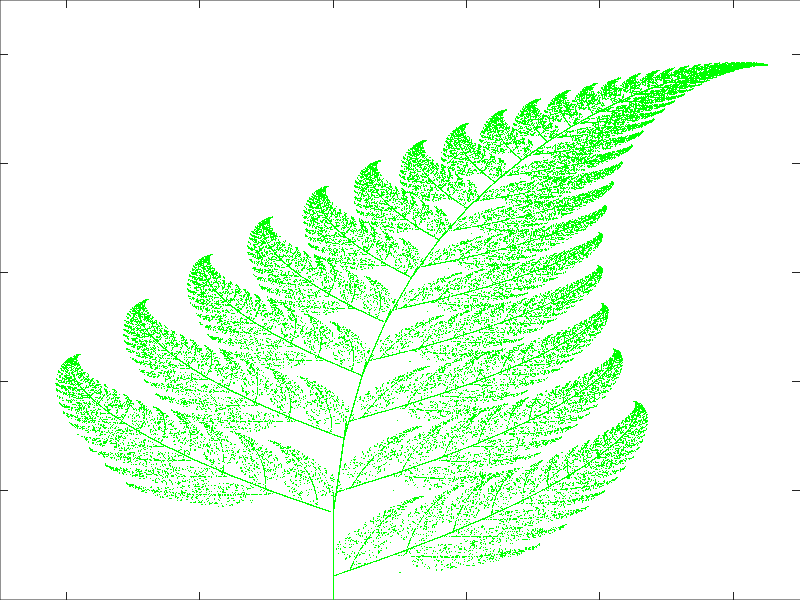

MATLAB code to generate this figure:
% Program_6c - An Iterated Function System.
% Chapter 6 - Fractals and Multifractals.
% Copyright Springer 2014. Stephen Lynch.

% Barnsley's fern (Figure 6.7).
function Program_6c(~)
% This function plots Barnsley's fern with N points.
% The transformations are in the form
% T(x,y) = (a*x+b*y+c, d*x+e*y+f). 
echo on
N=100000;
close all
P=zeros(N,2);
P(1,:)=[0.5,0.5];  

% The main loop where the iterations are performed.
for k=1:N-1
	r=rand;
	if r<.05;
		P(k+1,:)=T(P(k,:),0,0,0,0,.2,0);
	elseif r<.86;
		P(k+1,:)=T(P(k,:),.85,.05,0,-.04,.85,1.6);
	elseif r<.93;
		P(k+1,:)=T(P(k,:),.2,-.26,0,.23,.22,1.6);
	else
		P(k+1,:)=T(P(k,:),-.15,.28,0,.26,.24,.44);
	end
end

plot(P(:,1),P(:,2),'.','MarkerSize',1,'Color','g');
axis([-2.5 3.5 0 11]);
set(gca,'Position',[0 0 1 1])

% The transformation T
function F=T(P,a,b,c,d,e,f)
F=zeros(1,2);
F(1)=a*P(1)+b*P(2)+c;
F(2)=d*P(1)+e*P(2)+f;

% End of Program_6c.